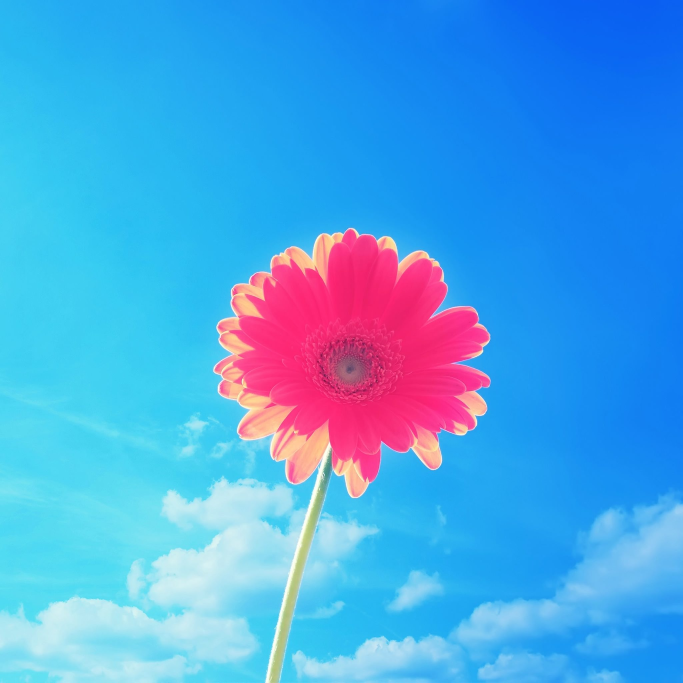
#> input picture images/input_images/Flower.jpg, 2048 x 2048 px (shown at 1/3 size)
$ python process_all_images.py
#> lines starting #> are read from the running program, lines starting #| are printed output that depends on the picture
### functions/jpeg_compressor.py
import numpy as np
from PIL import Image
import matplotlib.pyplot as plt
import os
import struct
import json
from functions.core.rgb_to_ycbcr import rgb_to_ycbcr, ycbcr_to_rgb
from functions.core.downsample import downsample_channel
from functions.core.block_processing import split_into_blocks
from functions.core.dct import dct2, idct2
from functions.core.quantization import get_quantization_matrix, quantize_blocks, dequantize_blocks
from functions.core.zigzag import zigzag_scan, inverse_zigzag_scan
from functions.core.dc_encoding import encode_dc_coefficients, decode_dc_coefficients
from functions.core.huffman_ac_codec import encode_ac_coefficients, decode_ac_coefficients

# Получаем абсолютный путь к директории текущего скрипта
SCRIPT_DIR = os.path.dirname(os.path.abspath(__file__))  # os.path.abspath возвращает абсолютный путь к файлу
BASE_DIR = os.path.dirname(SCRIPT_DIR)  # Получаем родительскую директорию


# [4 lines left out: function get_absolute_path, not called in this run]


def load_image(path):
    """Загружает изображение и конвертирует в RGB numpy array"""
#> called with path = 'images/input_images/Flower.jpg'
    print("1. Загрузка изображения...")
    try:
        # Открываем изображение и конвертируем в RGB (на случай если оно в другом формате)
        img = Image.open(path).convert("RGB")
#> img is the input picture: PIL image 2048x2048 RGB; mean R, G, B 76.1, 164.4, 229
        # Преобразуем PIL Image в numpy array
        return np.array(img)
    except FileNotFoundError:
        raise FileNotFoundError(f"Файл изображения не найден: {path}")
    except Exception as e:
        raise RuntimeError(f"Ошибка загрузки изображения: {str(e)}")


# [8 lines left out: function upsample_channel, not called in this run]


def process_channel(channel: np.ndarray, quant_matrix=None, block_size: int = 8, is_luma: bool = True) -> tuple:
    """Полный процесс обработки канала: DCT + квантование + кодирование"""
    # Разбиваем канал на блоки указанного размера (по умолчанию 8x8)
    blocks = split_into_blocks(channel, block_size)
    # Создаем массив для хранения DCT коэффициентов такого же размера как блоки
    dct_blocks = np.zeros_like(blocks, dtype=np.float32)

    # Применяем DCT к каждому блоку
    for i in range(blocks.shape[0]):  # По вертикали
        for j in range(blocks.shape[1]):  # По горизонтали
            dct_blocks[i, j] = dct2(blocks[i, j])  # 2D DCT преобразование

    if quant_matrix is not None:
        # Квантуем коэффициенты DCT с использованием матрицы квантования
        quantized_blocks = quantize_blocks(dct_blocks, quant_matrix)

        # Извлекаем DC коэффициенты (левый верхний угол каждого блока)
        dc_coeffs = []
        for i in range(quantized_blocks.shape[0]):
            for j in range(quantized_blocks.shape[1]):
                # Округляем и преобразуем в целое число
                dc_value = int(round(float(quantized_blocks[i, j, 0, 0])))
                dc_coeffs.append(dc_value)

        # Кодируем DC коэффициенты (дельта-кодирование + Хаффман)
        dc_bitstream = encode_dc_coefficients(np.array(dc_coeffs), is_luma)

        # Обрабатываем AC коэффициенты
        ac_bitstreams = []
        for i in range(quantized_blocks.shape[0]):
            for j in range(quantized_blocks.shape[1]):
                # Копируем блок чтобы не изменять оригинал
                block = quantized_blocks[i, j].copy()
                block[0, 0] = 0  # Обнуляем DC коэффициент
                # Применяем зигзаг-сканирование (исключая первый элемент - DC)
                zigzag = zigzag_scan(block)[1:]
                # Округляем коэффициенты до целых чисел
                zigzag = [int(round(float(x))) for x in zigzag]
                # Кодируем AC коэффициенты (RLE + Хаффман)
                ac_bitstream = encode_ac_coefficients(zigzag, is_luma)
                ac_bitstreams.append(ac_bitstream)

        return dc_bitstream, ac_bitstreams  # Возвращаем битовые потоки

    return None, None  # Если матрица квантования не указана


# [225 lines left out: functions inverse_process_channel, pack_data, unpack_data, not called in this run]


def compress_to_file(image_path, output_file, quality=50, block_size=8):
    """Полный процесс сжатия изображения и сохранения в файл"""
    print("\nНачало обработки изображения...")

    # 1. Загрузка изображения
    rgb = load_image(image_path)
    height, width = rgb.shape[:2]  # Получаем высоту и ширину

    # 2. Конвертация в YCbCr
    print("2. Конвертация RGB -> YCbCr...")
    Y, Cb, Cr = rgb_to_ycbcr(rgb)  # Разделяем на компоненты
    Y = Y.astype(np.float32)  # Приводим к float32 для точности вычислений
    Cb = Cb.astype(np.float32)
    Cr = Cr.astype(np.float32)

    # 3. Даунсэмплинг цветовых компонентов (уменьшение разрешения)
    print("3. Даунсэмплинг цветовых компонентов...")
    Cb_down = downsample_channel(Cb, ratio=2)  # Уменьшаем Cb в 2 раза
    Cr_down = downsample_channel(Cr, ratio=2)  # Уменьшаем Cr в 2 раза

    # 4. Генерация матриц квантования
    print("4. Генерация матриц квантования...")
    luma_quant_matrix = get_quantization_matrix(quality, block_size)  # Для яркости
    chroma_quant_matrix = get_quantization_matrix(quality * 0.7, block_size)  # Для цветности (меньше качество)

    # 5. Обработка яркостного канала (Y)
    print("5. Обработка яркостного канала (Y)...")
    Y_dc_bits, Y_ac_bits = process_channel(Y, luma_quant_matrix, block_size, is_luma=True)

    # 6. Обработка цветовых каналов (Cb, Cr)
    print("6. Обработка цветовых каналов (Cb, Cr)...")
    Cb_dc_bits, Cb_ac_bits = process_channel(Cb_down, chroma_quant_matrix, block_size, is_luma=False)
    Cr_dc_bits, Cr_ac_bits = process_channel(Cr_down, chroma_quant_matrix, block_size, is_luma=False)

    # 7. Упаковка всех данных
    print("7. Упаковка данных...")
    packed = pack_data(
        image_size=(height, width),
        luma_quant_matrix=luma_quant_matrix,
        chroma_quant_matrix=chroma_quant_matrix,
        Y_dc_bits=Y_dc_bits,
        Y_ac_bits=Y_ac_bits,
        Cb_dc_bits=Cb_dc_bits,
        Cb_ac_bits=Cb_ac_bits,
        Cr_dc_bits=Cr_dc_bits,
        Cr_ac_bits=Cr_ac_bits
    )

    # 8. Сохранение в файл
    with open(output_file, 'wb') as f:  # Открываем файл в бинарном режиме
        f.write(packed)  # Записываем упакованные данные

    # 9. Расчет статистики сжатия
    original_size = rgb.nbytes  # Размер исходного изображения в байтах
    compressed_size = len(packed)  # Размер сжатых данных

    print(f"  Размер исходного изображения: {original_size / 1024:.2f} KB")
    print(f"  Размер после сжатия: {compressed_size / 1024:.2f} KB")
    print(f"  Коэффициент сжатия: {original_size / compressed_size:.2f}x")

    return compressed_size  # Возвращаем размер сжатых данных


# [76 lines left out: functions decompress_from_file, show_image_comparison, not called in this run]


# [65 lines that do not run on import are left out]

### functions/core/rgb_to_ycbcr.py
import numpy as np
from PIL import Image
import matplotlib.pyplot as plt


def rgb_to_ycbcr(rgb_image):
    """
    Преобразует RGB изображение в YCbCr.

    Параметры:
        rgb_image (numpy.ndarray): Изображение в формате RGB (H x W x 3).

    Возвращает:
        tuple: (Y, Cb, Cr) — три канала в формате numpy.ndarray.
    """
    if rgb_image.dtype != np.float32 and rgb_image.dtype != np.float64:
        rgb_image = rgb_image.astype(np.float32)  # Чтобы избежать переполнения

    # Разделяем каналы
    R = rgb_image[:, :, 0]
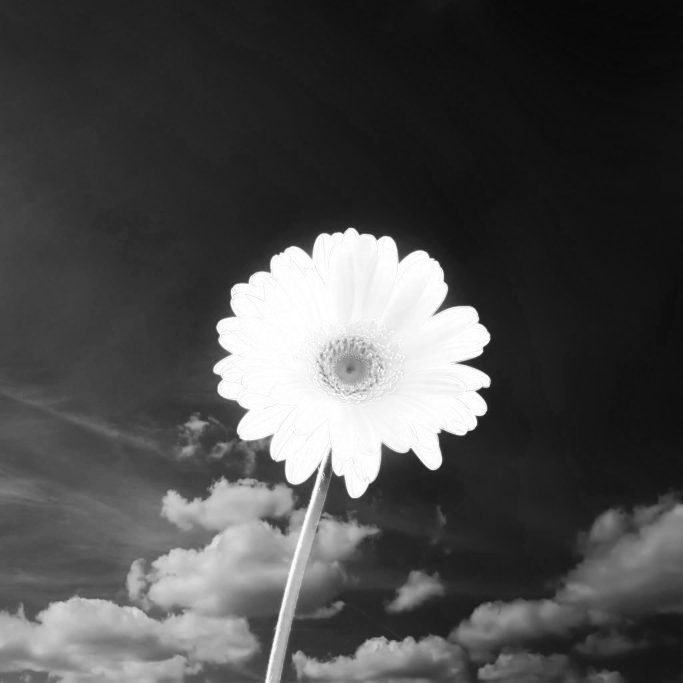
#> R: shape (2048, 2048) float32 (shown at 1/3 size); min 7, max 255, mean 76.1
    G = rgb_image[:, :, 1]
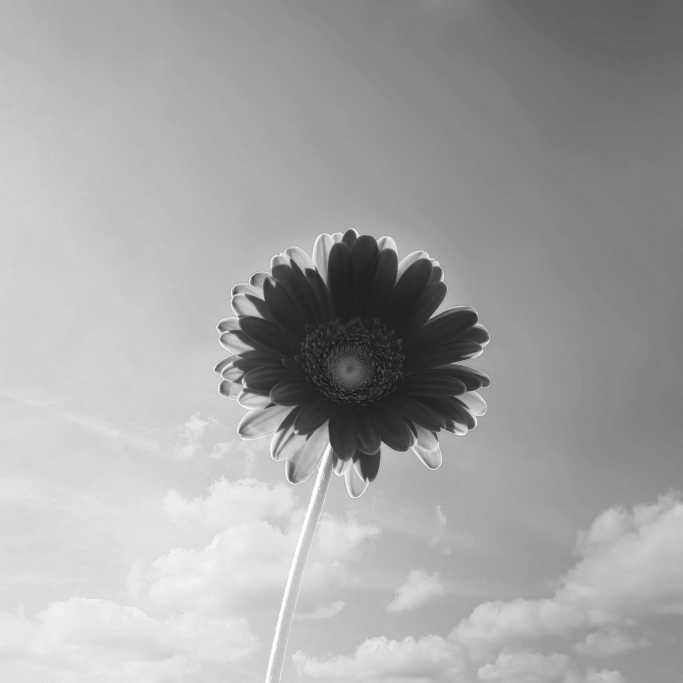
#> G: shape (2048, 2048) float32 (shown at 1/3 size); min 0, max 255, mean 164.4
    B = rgb_image[:, :, 2]
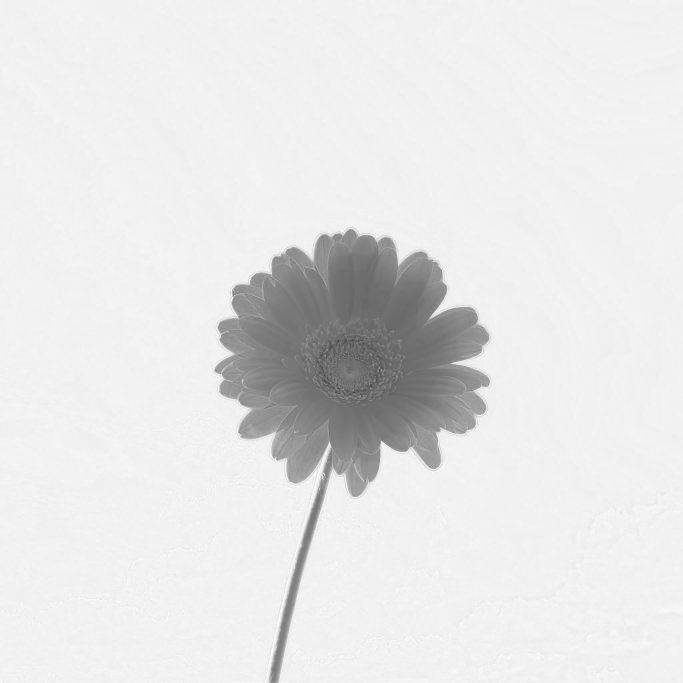
#> B: shape (2048, 2048) float32 (shown at 1/3 size); min 50, max 255, mean 229

    # Вычисляем Y, Cb, Cr
    Y = 0.299 * R + 0.587 * G + 0.114 * B
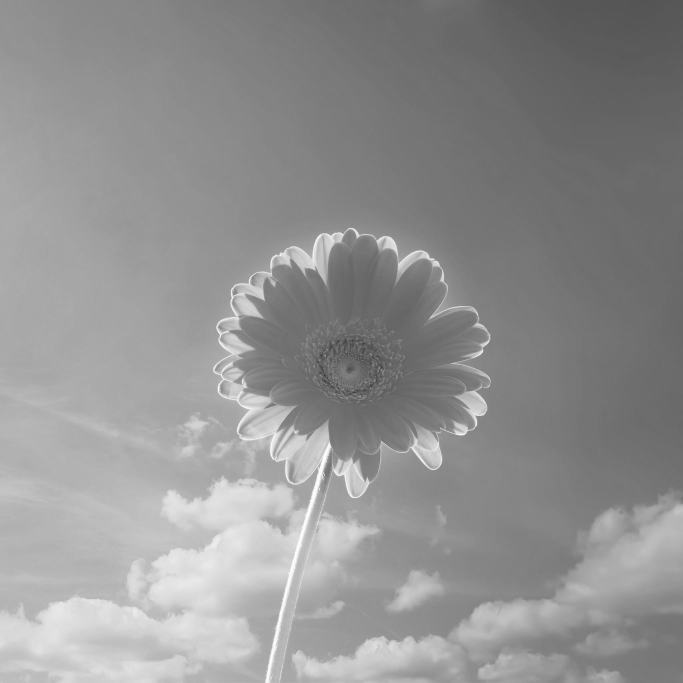
#> Y: shape (2048, 2048) float32 (shown at 1/3 size); min 45.76, max 254.8, mean 145.4
    Cb = -0.1687 * R - 0.3313 * G + 0.5 * B + 128
    Cr = 0.5 * R - 0.4187 * G - 0.0813 * B + 128
#> (the rest of the program and of its run is left out)
